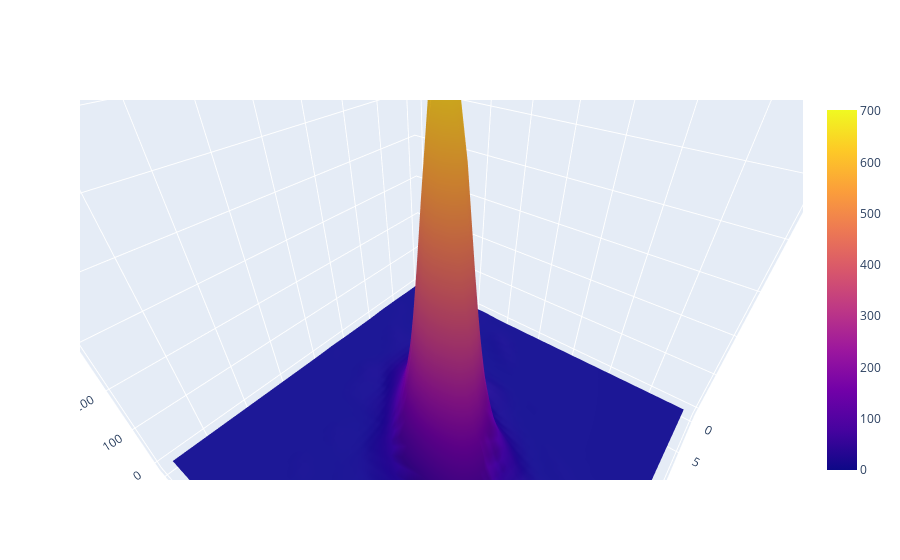

The cell this chart's notebook holds for it:
### Code cell
fig = go.Figure(data=[go.Surface(z=Z)])
fig

### Figure 1 — Plotly figure (JSON) as saved in the notebook; plotly's stock layout.template omitted (floating-point values rounded to 4 significant figures; data arrays with more than 128 entries replaced by an {"elided": "..."} marker saying what was removed)
{"data": [{"type": "surface", "z": {"elided": "40x40 float values"}}], "layout": {"autosize": true, "scene": {"aspectmode": "auto", "aspectratio": {"x": 1, "y": 1, "z": 1}, "camera": {"center": {"x": 0, "y": 0, "z": 0}, "eye": {"x": 0.5625, "y": 0.4442, "z": 0.5498}, "projection": {"type": "perspective"}, "up": {"x": 0, "y": 0, "z": 1}}}}}
